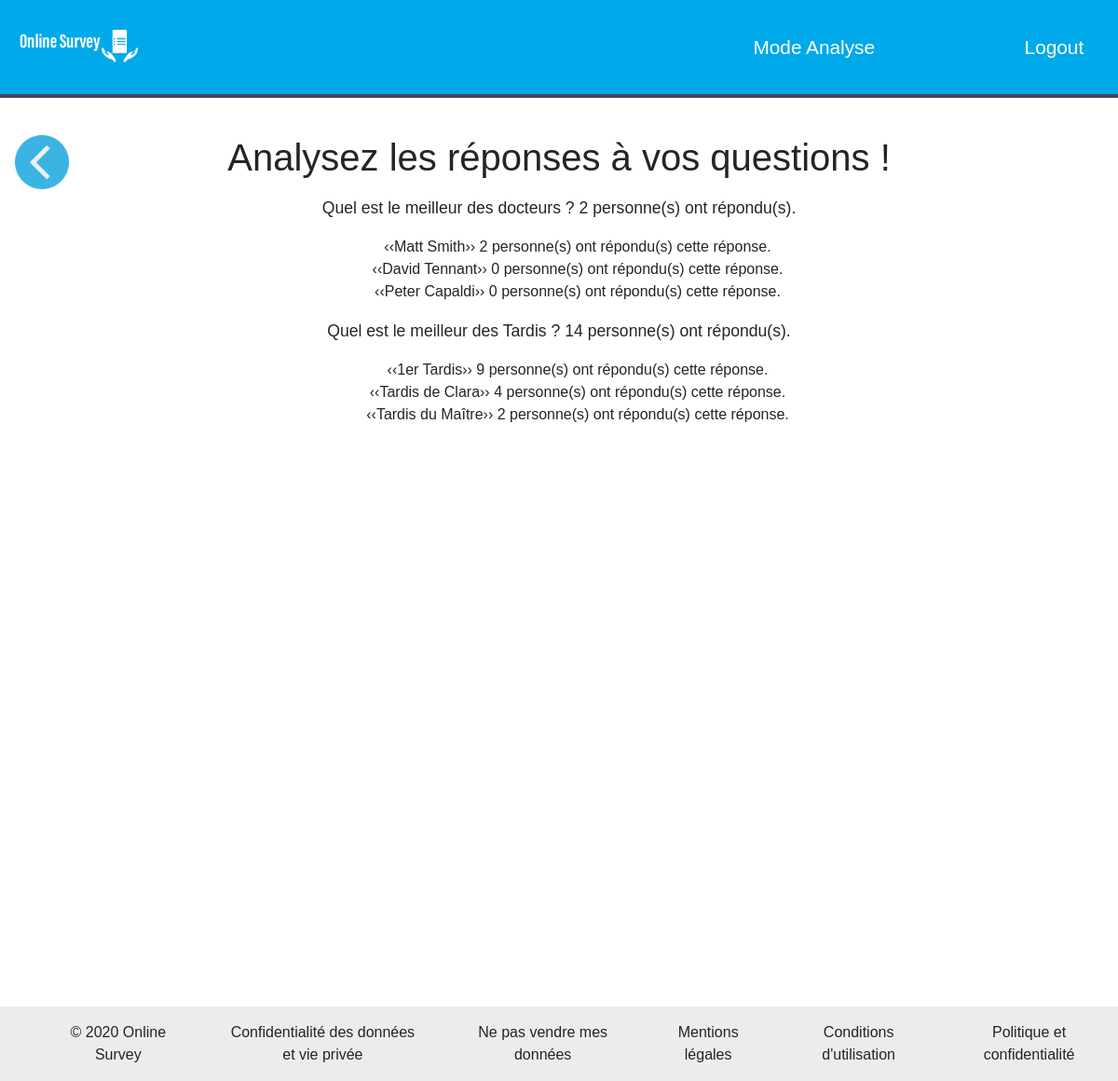
/analytics.php?id=2 (signed in), run on the app's committed database.
### tables this page shows
CREATE TABLE `question` (
  `id` int(11) NOT NULL,
  `question` varchar(255) NOT NULL,
  `id_survey` int(255) NOT NULL,
  `optionnel` int(1) NOT NULL DEFAULT '0' COMMENT '0=non 1= oui',
  `choix` int(1) NOT NULL DEFAULT '0' COMMENT '0=choix multiple 1=choix simple',
  `total_r` int(255) NOT NULL DEFAULT '0'
);

CREATE TABLE `champs` (
  `id` int(255) NOT NULL,
  `reponse` varchar(255) NOT NULL,
  `id_question` int(255) NOT NULL,
  `id_survey` int(11) NOT NULL,
  `amount_answer` int(255) NOT NULL DEFAULT '0'
);

### analytics.php (the view, shortened to what this page needs)
<?php
require_once "php/config.php";
$pass = false;
$id_surv = $_GET["id"];
$query = "SELECT survey.id,name,state,id_owner,users.abonnement FROM survey INNER JOIN users on users.id=survey.id_owner WHERE id_owner= ? AND survey.id= ?";
$name_surv = null;
if(!$_SESSION['id'] ==5 and !$_SESSION['id'] ==1){
    if ($stmt = mysqli_prepare($link, $query)) {
        mysqli_stmt_bind_param($stmt, "ss", $_SESSION['id'], $id_surv);
        mysqli_stmt_bind_result($stmt, $id_surv, $name_surv, $state_surv, $id_owner, $abonnement);
        if (mysqli_stmt_execute($stmt)) {
            while (mysqli_stmt_fetch($stmt)) :
                $pass = true;
            endwhile;
        }
    }
    if (!$pass):
        header("location:../home.php");
    endif;
    if($abonnement!=1){
        if($abonnement==2){
            header("location:../analyticsPro.php/?id=".$id_surv);
        }else{
            header("location:../donnemoitonargent.php/?id=".$id_surv);
        }
    }
}else{
        if ($stmt = mysqli_prepare($link, $query)):
            mysqli_stmt_bind_param($stmt, "ss",$_SESSION['id'], $id_surv);
            mysqli_stmt_bind_result($stmt, $id_surv, $name_surv, $state_surv, $id_owner,$abonnement);
            if (mysqli_stmt_execute($stmt)) {
                while (mysqli_stmt_fetch($stmt)) :
                    $pass = true;
                endwhile;
            }
        endif;
}
$qList=array();
$query = "SELECT id,question,choix,optionnel,total_r FROM question where id_survey=?";
if ($stmt = mysqli_prepare($link, $query)):
    mysqli_stmt_bind_param($stmt, "s", $id_surv);
    if (mysqli_stmt_execute($stmt)):
        mysqli_stmt_bind_result($stmt, $id_question, $question,$type,$optio,$total_r);
        while (mysqli_stmt_fetch($stmt)) :
            array_push($qList,array("id"=>$id_question,"question"=>$question,"choix"=>$type,"optio"=>$optio,"total_a"=>$total_r));
        endwhile;
    endif;
endif;
$rList=array();
$query = "SELECT id,reponse,amount_answer FROM champs where id_question=?";
foreach($qList as $q){
    if ($stmt = mysqli_prepare($link, $query)):
        mysqli_stmt_bind_param($stmt, "s", $q["id"]);
        if (mysqli_stmt_execute($stmt)):
            mysqli_stmt_bind_result($stmt, $id_rep,$text,$total_a);
            while (mysqli_stmt_fetch($stmt)) :
                array_push($rList,array("id"=>$id_rep,"id_q"=>$q["id"],"reponse"=>$text,"total_a"=>$total_a));
            endwhile;
        endif;
    endif;
}
?>
<html lang="en">
<head>
    <link rel="stylesheet" href="https://stackpath.bootstrapcdn.com/bootstrap/4.4.1/css/bootstrap.min.css"
>
    <link rel="stylesheet" href="../css/general.css">
    <link rel="stylesheet" href="../css/home.css">
    <link href="../css/pro.css" rel="stylesheet" >
</head>
<div id="menu">
    <ul>
        <li><img src="../pictures/Logo.png"  height="6%"/li>
        <li><p class="analyse">Mode Analyse</p></li>
        <li style="float:right"><a href="logout.php">Logout</a></li>
    </ul>
    <div class="line"></div>
</div>
<div class="middle">
    <a href="../home.php"/><img class="ret" src="../pictures/retour.png" alt="retour" height="5%"></a>
    <h1>Analysez les réponses à vos questions !</h1>
</div>
<?php
foreach($qList as $q){
    echo '<div class="main">
    <div class="liste">
        <div class="entete"> ';
    echo'<p>'.$q['question'].' '.$q['total_a'].' personne(s) ont répondu(s).</p>';
    echo'</div><div><ul>';
    foreach($rList as $r){
        if($r["id_q"]===$q['id']){
            echo'<li>&lsaquo;&lsaquo;'.$r['reponse'].'&rsaquo;&rsaquo; '.$r['total_a'].' personne(s) ont répondu(s) cette réponse.</li>';
        }
    }
    echo "</ul> </div>
</div>";
}
?>
</body>
<footer>
    <ul>
        <li>© 2020 Online Survey </li>
        <li>Confidentialité des données et vie privée</li>
        <li>Ne pas vendre mes données
        <li>Mentions légales</li>
        <li>Conditions d'utilisation</li>
        <li>Politique et confidentialité</li>
    </ul>
</footer>
</html>

### css/general.css (style rules this page uses)
html { margin: 0 auto; width: 100%; }
#menu ul { list-style-type: none; margin: 0; padding: 0; overflow: hidden; background-color: #00A9E9; top: 0; width: 100%; font-size: 1.3em; }
.line { width: 100%; background-color: #474558; padding: 2px; }
#menu ul li img { margin-left: 1em; margin-right: 1em; }
#menu ul li { margin-right: 1em; margin-top: 1em; margin-bottom: 1em; float: left; display: block; }
#menu ul li a { display: block; color: white; text-align: center; padding: 14px 16px; text-decoration: none; cursor:pointer; }
#menu ul li p { color: white; text-align: center; padding: 14px 16px; text-decoration: none; margin-top: 0; margin-bottom: 0; margin-left: 29em; }
footer { left:0; position:absolute; width:100%; z-index:10000; clear: none; padding: 0; bottom: 0; background-color: #ECECEC; text-align: center; }
footer ul { list-style: none; display: inline-flex; }
footer ul li { margin-left: 2em; padding-right: 2em; padding-top: 1em; }

### css/home.css (style rules this page uses)
footer { position: fixed; bottom: 0; }

### css/pro.css (style rules this page uses)
.analyse { text-align: center; }
h1 { margin-top: 1em; text-align: center; }
.ret { position: absolute; padding-left: 1em; opacity: 85%; }
#menu img { height: 4%; }
.liste p { margin-top: 1em; font-size: 1.1em; }
.liste { text-align: center; }
li { list-style: none; }

### data on the page
question: question "Quel est le meilleur des docteurs ?", total_r "2"
champs: reponse "Matt Smith", amount_answer "2"
champs: reponse "David Tennant", amount_answer "0"
champs: reponse "Peter Capaldi", amount_answer "0"
question: question "Quel est le meilleur des Tardis ?", total_r "14"
champs: reponse "1er Tardis", amount_answer "9"
champs: reponse "Tardis de Clara", amount_answer "4"
champs: reponse "Tardis du Maître", amount_answer "2"
